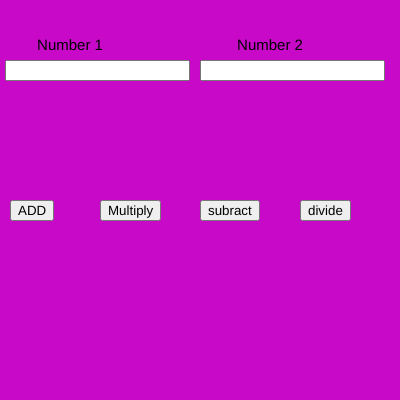
Frame 1 (no input)
Frame 60 (no input): identical to frame 1, image omitted
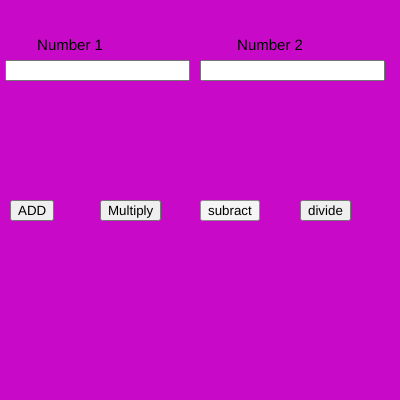
Frame 120 (the mouse pressed at the canvas centre since frame 60)

The p5.js sketch that drew these frames (run headless with seeded random() and noise() and a simulated clock; from frame 60 on, the mouse is pressed at the canvas centre):

// p5.js sketch
// ── sketch.js
var n1,n2;
var b1,b2,b3,b4;

function setup() {
  
  createCanvas(400, 400);
  
  num1 = createInput();
  num1.position(5, 60);
  
  num2 = createInput();
  num2.position(200, 60);
  
  b1 = createButton("ADD");
  b1.position(10, 200);
  b1.mousePressed(add);
  
  b2 = createButton("Multiply");
  b2.position(100, 200);
  b2.mousePressed(mul);
  
  b3 = createButton("subract");
  b3.position(200, 200);
  b3.mousePressed(sub);

  b4 = createButton("divide");
  b4.position(300, 200);
  b4.mousePressed(division);


  textAlign(CENTER);
  textSize(15);
}

function draw() {
  background(200,10,200)
  text("Number 1",70,50)
  text("Number 2",270,50)
  
  n1=parseInt(num1.value());
  n2=parseInt(num2.value());
 
}

function add() {
  console.log(n1+n2);
}


function sub() {
  console.log(n1-n2);
}

function mul() {
  console.log(n1*n2);
}

function division() {
  console.log(n1/n2);
}
